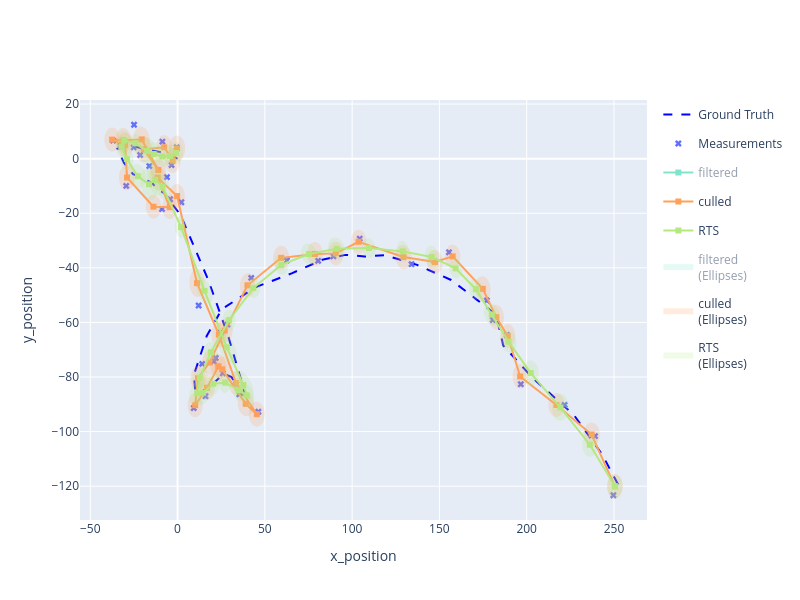

The cell this chart's notebook holds for it:
### Code cell
# ###Kalman Smoother
#
# This smoother leverages the conditional Gaussianity discussed in [2] and the [previous tutorial] to run an 'RTS' 
# (Rauch-Tung-Striebel Smoother, also known as a 'Kalman Smoother') over each particle path. 
# In our filtered estimate (see previous tutorial), each particle path is conditional on a set of latents. 
# This means we can approximate the joint smoothing density by applying a kalman smoother on each conditionally Gaussian particle path (/trajectory)
# and use these smoothed paths to form our smoothed estimate.
#
# The individual particle paths are generated automatically using the function from the ParticleSmoother class, 
# we only need to supply the track variable.
#
# Each path is then smoothed using the RTS recursions and the function returns the paths in a similarly combined single track,
# (with index 'i' representing path 'i') albeit having altered the means and covariances of each particle. 
RTSsmoother=MarginalisedKalmanSmoother()
RTS_track=RTSsmoother.smooth(track=track)

# We add the RTS smoothed track to the plot, and hide the filtered track for clarity
x_pos_plotter.plot_tracks(RTS_track, [0,2], uncertainty=True, label='RTS', line=dict(color=colors_dict['RTS_track']))
x_pos_plotter.hide_plot_traces(items_to_hide=['filtered','filtered<br>(Ellipses)'])
x_pos_plotter.fig
